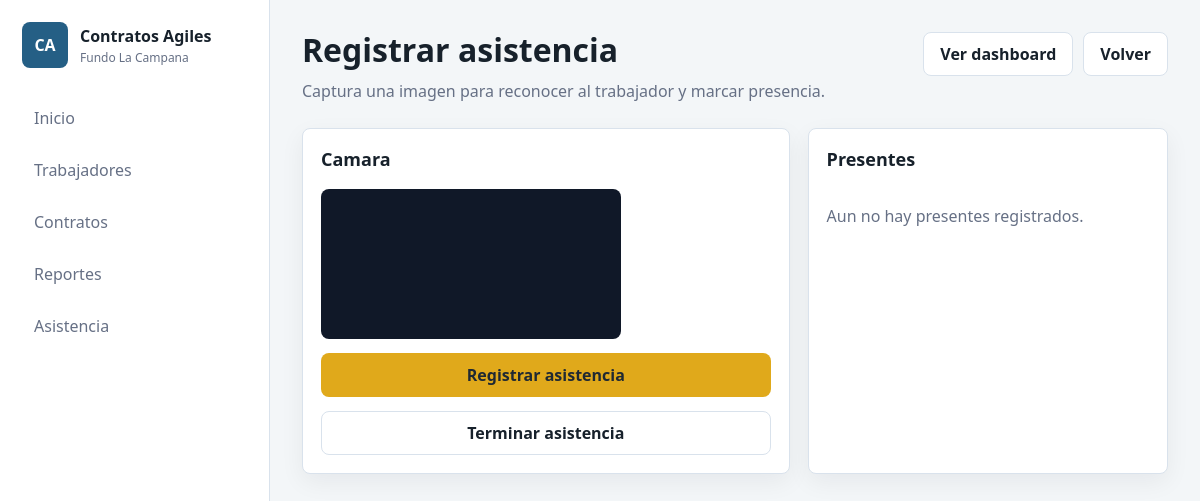
Page /proyectos/contratos-agiles/registrar_asistencia/ on the earlier database version.
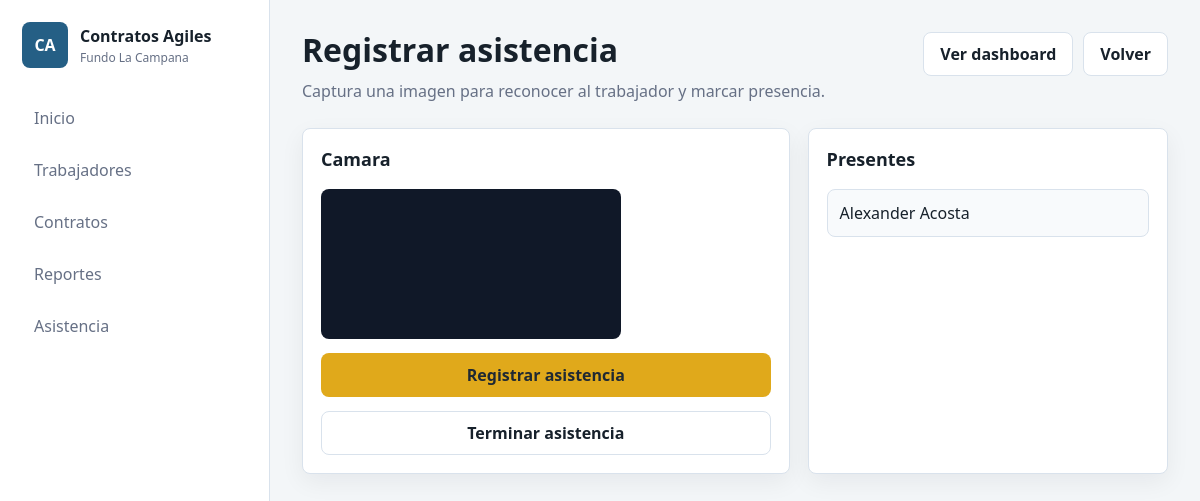
Same page on the later database version.
### proyectos/contratos_agiles/models.py (models this page shows, shortened)
class trabajadores(models.Model):
    nombre = models.CharField(max_length=50)
    apellido = models.CharField(max_length=50)
    rut = models.CharField(max_length=50)
    direccion = models.CharField(max_length=50)
    telefono = models.CharField(max_length=50)
    afp = models.CharField(max_length=50)
    estado_civil = models.CharField(max_length=50)
    fecha_nacimiento = models.DateField()
    previcion_salud = models.CharField(max_length=50)
    foto = models.ImageField(upload_to="trabajadores", null=True, blank=True)
    correo = models.EmailField(max_length=50)
    sent = models.CharField(max_length=50, default="no_enviado")

### proyectos/contratos_agiles/views.py (the view, shortened to what this page needs)
def registrar_asistencia(request):
    trabajadores_presentes = trabajadores.objects.filter(
        asistencia__presente=True
    ).distinct()
    return render(
        request,
        "contratos_agiles/registrar_asistencia.html",
        {"trabajadores_presentes": trabajadores_presentes},
    )

### proyectos/contratos_agiles/templates/contratos_agiles/registrar_asistencia.html (shortened to what this page needs)
{% extends 'contratos_agiles/base.html' %}
{% block content %}
<header class="page-header">
    <div>
        <h1>Registrar asistencia</h1>
        <p>Captura una imagen para reconocer al trabajador y marcar presencia.</p>
    </div>
    <div class="actions">
        <a class="btn secondary" href="{% url 'contratos_agiles:ver_asistencia' %}">Ver dashboard</a>
        <a class="btn secondary" href="{% url 'contratos_agiles:menu' %}">Volver</a>
    </div>
</header>
<section class="grid content-grid">
    <article class="card">
        <div class="card-header"><h2>Camara</h2></div>
        <div class="card-body camera-box">
            <video id="video" autoplay playsinline></video>
            <button id="capture" class="btn accent" type="button">Registrar asistencia</button>
            <button id="end-attendance" class="btn secondary" type="button">Terminar asistencia</button>
        </div>
    </article>
    <article class="card">
        <div class="card-header"><h2>Presentes</h2></div>
        <div class="card-body">
            <div id="present-list" class="list">
                {% for trabajador in trabajadores_presentes %}
                    <div class="list-row">{{ trabajador.nombre }} {{ trabajador.apellido }}</div>
                {% empty %}
                    <p class="empty-state">Aun no hay presentes registrados.</p>
                {% endfor %}
            </div>
        </div>
    </article>
</section>
{% endblock %}

Differences in the rows shown:
added trabajadores: nombre "Alexander", apellido "Acosta"
Other differences:
text no longer shown: "Aun no hay presentes registrados."
